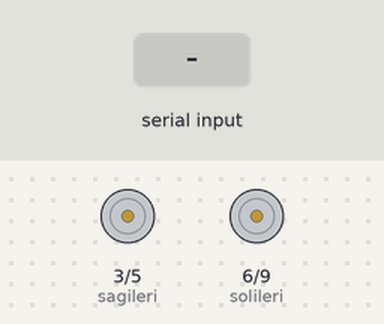
Simulated run of this sketch. Board: Arduino Uno, built with avr-gcc and run on an emulated ATmega328P. On the bench: motor-driver pin pairs drawn as motors (green arrow = first pin HIGH = forward, orange = second pin HIGH = backward, longer = more drive). Inputs (shaded band) come from the test bench.

Above: at 1.2 s.
1.3 s: "i" received over Serial
At 2.0 s:
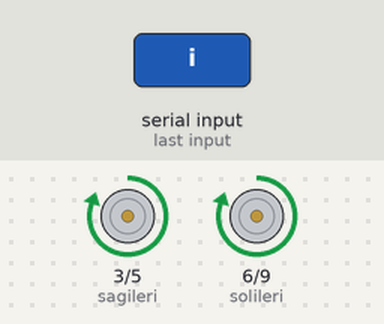
2.8 s: "g" received over Serial
At 3.1 s:
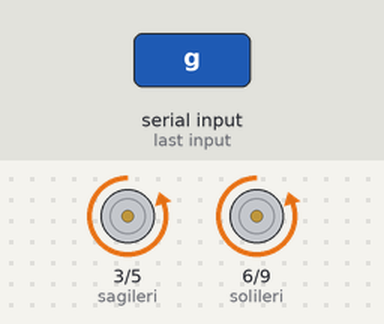
4.3 s: "r" received over Serial
At 5.5 s:
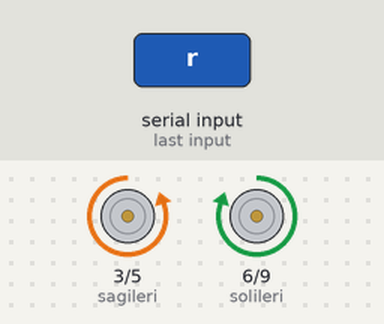
5.8 s: "l" received over Serial
At 6.6 s:
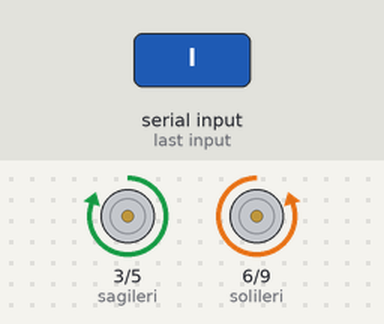
Timing chart, 0 to 8.3 s (numbered marks = the images above; inputs shaded):
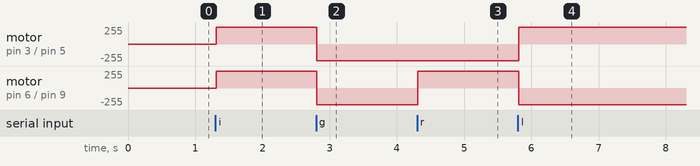

Measured:
- after the input at 1.3 s, motor on pin 3 (sagileri) / pin 5 (saggeri), motor on pin 6 (solileri) / pin 9 (solgeri): stopped → forward 254/255 at once
- after the input at 2.8 s, motor on pin 3 (sagileri) / pin 5 (saggeri), motor on pin 6 (solileri) / pin 9 (solgeri): forward 254/255 → backward 254/255 at once
- after the input at 4.3 s, motor on pin 6 (solileri) / pin 9 (solgeri): backward 254/255 → forward 254/255 at once
- after the input at 5.8 s, motor on pin 3 (sagileri) / pin 5 (saggeri): backward 254/255 → forward 254/255 at once; motor on pin 6 (solileri) / pin 9 (solgeri): forward 254/255 → backward 254/255 at once

The sketch:

motor.ino
```cpp
int sagileri = 3;
int saggeri = 5;
int solileri = 6;
int solgeri = 9;

int deger = 0;
int toprak = 0;

  void ileri(){
    for(deger=0;deger<255;deger++){

      analogWrite(sagileri, deger);
      analogWrite(solileri, deger);
      analogWrite(saggeri, toprak);
      analogWrite(solgeri, toprak);
    }
  }
   void geri(){
     for(deger=0;deger<255;deger++){

      analogWrite(sagileri, toprak);
      analogWrite(solileri, toprak);
      analogWrite(saggeri, deger);
      analogWrite(solgeri, deger);
    }
  }
    void sol(){
      for(deger=0;deger<255;deger++){

        analogWrite(sagileri, deger);
        analogWrite(solileri, toprak);
        analogWrite(saggeri, toprak);
        analogWrite(solgeri, deger);
      }
   }
    void sag(){
      for(deger=0;deger<255;deger++){

        analogWrite(sagileri, toprak);
        analogWrite(solileri, deger);
        analogWrite(saggeri, deger);
        analogWrite(solgeri, toprak);
      }
   }

     void dur(){
      for(deger=0;deger<255;deger++){

        analogWrite(sagileri, toprak);
        analogWrite(solileri, toprak);
        analogWrite(saggeri, toprak);
        analogWrite(solgeri, toprak);
      }
   }


void setup() {

  Serial.begin(9600);

  pinMode(sagileri, INPUT);
  pinMode(saggeri, INPUT);
  pinMode(solileri, INPUT);
  pinMode(solgeri, INPUT);
}

void loop() {

  char data = Serial.read();

  switch(data){

   case 'i':
        ileri();
        break;
   case 'g':
        geri();
        break;
   case 'r':
        sag();
        break;
   case 'l':
        sol();
        break;
   case 'd':
        dur();
        break;

  }
}
```
